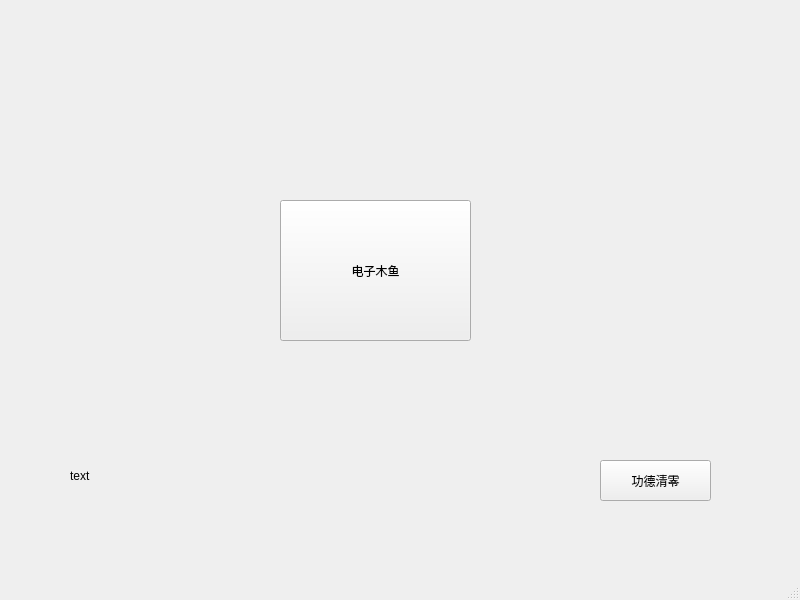
<?xml version="1.0" encoding="UTF-8"?>
<ui version="4.0">
 <class>MainWindow</class>
 <widget class="QMainWindow" name="MainWindow">
  <property name="geometry">
   <rect>
    <x>0</x>
    <y>0</y>
    <width>800</width>
    <height>600</height>
   </rect>
  </property>
  <property name="windowTitle">
   <string>MainWindow</string>
  </property>
  <widget class="QWidget" name="centralwidget">
   <widget class="QPushButton" name="muyuButton">
    <property name="geometry">
     <rect>
      <x>280</x>
      <y>200</y>
      <width>191</width>
      <height>141</height>
     </rect>
    </property>
    <property name="text">
     <string>电子木鱼</string>
    </property>
   </widget>
   <widget class="QLabel" name="gongdeLabel">
    <property name="geometry">
     <rect>
      <x>70</x>
      <y>440</y>
      <width>161</width>
      <height>71</height>
     </rect>
    </property>
    <property name="text">
     <string>text</string>
    </property>
   </widget>
   <widget class="QPushButton" name="clearButton">
    <property name="geometry">
     <rect>
      <x>600</x>
      <y>460</y>
      <width>111</width>
      <height>41</height>
     </rect>
    </property>
    <property name="text">
     <string>功德清零</string>
    </property>
   </widget>
  </widget>
  <widget class="QMenuBar" name="menubar">
   <property name="geometry">
    <rect>
     <x>0</x>
     <y>0</y>
     <width>800</width>
     <height>22</height>
    </rect>
   </property>
  </widget>
  <widget class="QStatusBar" name="statusbar"/>
 </widget>
 <resources/>
 <connections/>
</ui>
